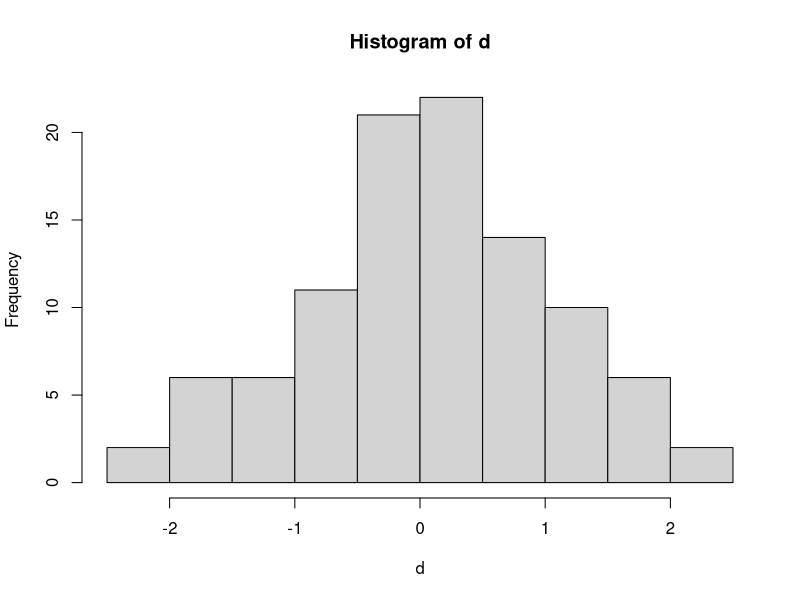
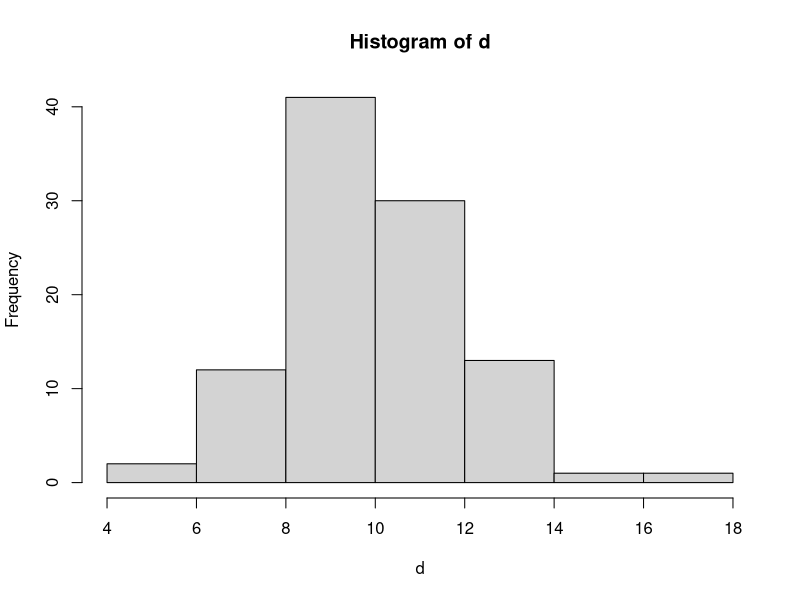
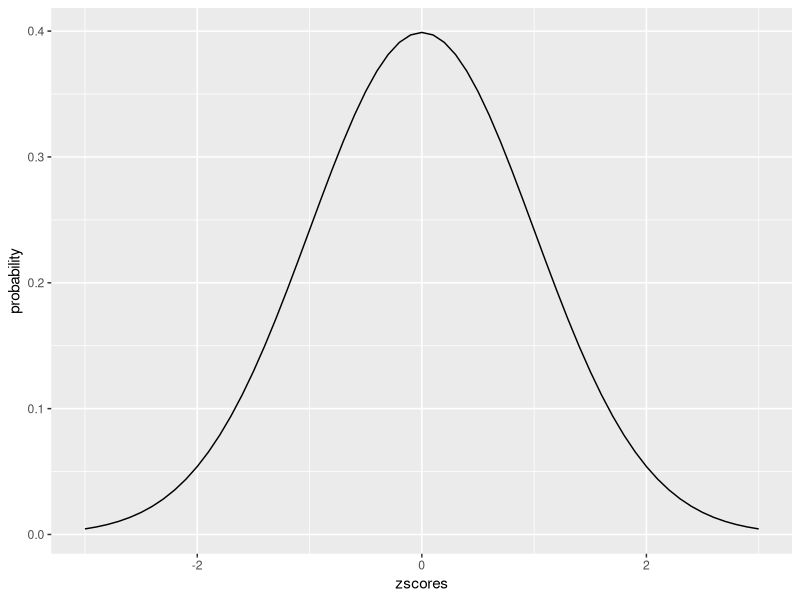
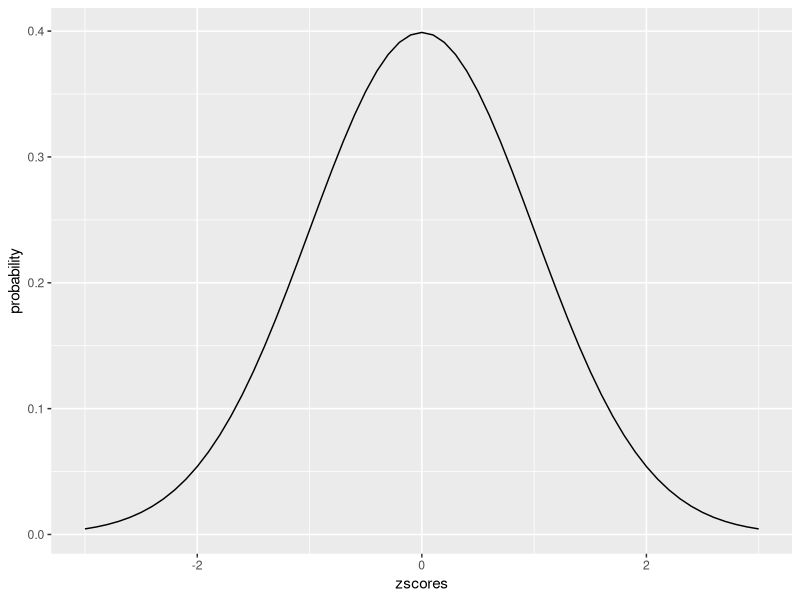
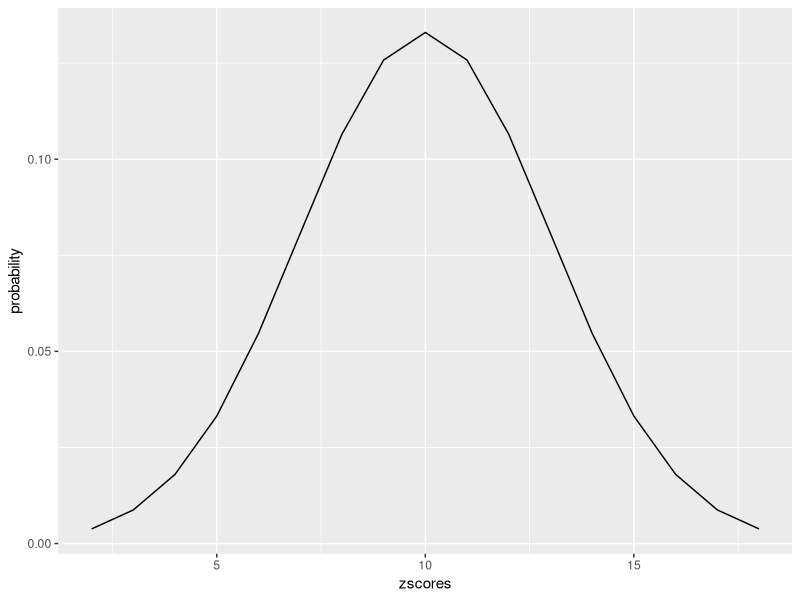

Here is the R script that generated these plots, in order:
## ---- chunk 1
knitr::opts_chunk$set(echo = TRUE)
## ---- chunk 2
library(tidyverse)
## ---- chunk 3
chromosomes=seq(1:20)
## ---- chunk 4
temp=as.numeric()
for (i in seq(1:length(chromosomes))){
  temp[i]=paste("chr",chromosomes[i],sep = "")
    }
temp
## ---- chunk 5
d=data.frame(chromosomes=seq(1:20))

temp=as.numeric()
for (i in seq(1:length(d$chromosomes))){
  temp[i]=paste("chr",d[i,"chromosomes"],sep = "")
}
temp
## ---- chunk 6
add_prefix=function(inputdata){
  temp=as.numeric()
  for (i in seq(1:length(inputdata))){
    temp[i]=paste("chr",inputdata[i],sep = "")
  }
temp
}

add_prefix(inputdata = chromosomes)

## ---- chunk 7
add_prefix=function(inputdata,customtext){
  temp=as.numeric()
  for (i in seq(1:length(inputdata))){
    temp[i]=paste(customtext,inputdata[i],sep = "")
  }
  temp
}

add_prefix(inputdata = chromosomes,customtext = "abcd")
## ---- chunk 8
mean_xdas=function(inputdata){
  sum(inputdata)/length(inputdata)
}

mean(chromosomes)
mean_xdas(chromosomes)
## ---- chunk 9
d=rnorm(100)
hist(d)

d=rnorm(100,10,2)
hist(d)
## ---- chunk 10
dnorm(2,mean = 0,sd=1)
## ---- chunk 11
y=dnorm(seq(-3,3,0.1),mean=0,sd=1)
x=seq(-3,3,0.1)
pdf=data.frame(zscores=x,probability=y)
pdf_plot=ggplot(pdf,aes(x=zscores,y=probability))+geom_line()
pdf_plot
## ---- chunk 12
pnorm(2,mean = 0,sd=1)
## ---- chunk 13
qnorm(0.02275,mean = 0,sd=1)
## ---- chunk 14
d=data.frame(zscores=seq(-3,3,0.1))
## ---- chunk 15
for (i in seq(1:length(d$zscores))){
  d[i,"probability"]=dnorm(d[i,1])
  } 
## ---- chunk 16
ggplot(d,aes(x=zscores,y=probability))+geom_line()
## ---- chunk 17
qnorm(0.995,10,3)
qnorm(0.005,10,3)
d=data.frame(zscores=seq(2,18))

for (i in seq(1:length(d$zscores))){
  d[i,"probability"]=dnorm(d[i,1],10,3)
} 

ggplot(d,aes(x=zscores,y=probability))+geom_line()
## ---- chunk 18
dnorm(10,10,3)
